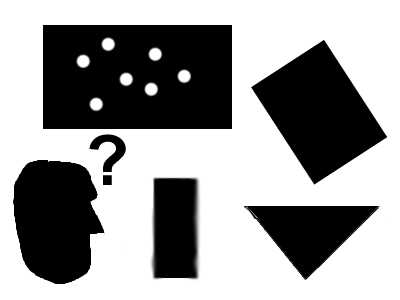
#> input picture OpenCV/data/pic1.png, 400 x 300 px, found by its file name
$ jupyter execute --allow-errors '6-Image Processing-Morphological Operations and histogram.ipynb'
#> lines starting #> are read from the running program, lines starting #| are printed output that depends on the picture; after the words box and inside, x2 and y2 are one past the last pixel; in counts of white or black regions, pixels touching at a corner belong together
# Morphological operations

1) erosion ya farsayesh
2) dilation ya varam kardan ya enbesat
3) closing
4) opening
5) gradient

[cell 1]
# baraye morphological operations behtar ast aval tasvir ra ba mabhase jalase pish threshold binary bedahim

# erosion ya farsayesh

[cell 2]
#cv2.erode()

[cell 3]
import cv2
import numpy as np
import matplotlib.pyplot as plt

img=cv2.imread("Neuron.jpg",0)

ret,thresh=cv2.threshold(img,25,255,cv2.THRESH_BINARY)
kernel=np.ones((3,3),np.uint8)
#> (the rest of this cell did not finish here and is left out)

[cell 4]
import cv2
import numpy as np
import matplotlib.pyplot as plt

img=cv2.imread("fingerprint-dilation.png",0)

ret,thresh=cv2.threshold(img,25,255,cv2.THRESH_BINARY)
kernel=np.ones((6,6),np.uint8)
#> (the rest of this cell did not finish here and is left out)

# dilation ya enbesat

[cell 5]
import cv2
import numpy as np
import matplotlib.pyplot as plt

img=cv2.imread("Neuron.jpg",0)

ret,thresh=cv2.threshold(img,25,255,cv2.THRESH_BINARY)
kernel=np.ones((5,5),np.uint8)
#> (the rest of this cell did not finish here and is left out)

[cell 6]
import cv2
import numpy as np
import matplotlib.pyplot as plt

img=cv2.imread("fingerprint-dilation.png",0)

ret,thresh=cv2.threshold(img,25,255,cv2.THRESH_BINARY)
kernel=np.ones((5,5),np.uint8)
#> (the rest of this cell did not finish here and is left out)

# closing

[cell 7]
import cv2
import numpy as np
import matplotlib.pyplot as plt

img=cv2.imread("cells_threshold.png",0)

ret,thresh=cv2.threshold(img,25,255,cv2.THRESH_BINARY)
kernel=np.ones((3,3),np.uint8)
#> (the rest of this cell did not finish here and is left out)

# opening

[cell 8]
import cv2
import numpy as np
import matplotlib.pyplot as plt

img=cv2.imread("cells_threshold.png",0)

ret,thresh=cv2.threshold(img,25,255,cv2.THRESH_BINARY)
kernel=np.ones((15,15),np.uint8)
#> (the rest of this cell did not finish here and is left out)

# gradient

[cell 9]
import cv2
import numpy as np
import matplotlib.pyplot as plt

img=cv2.imread("cells_threshold.png",0)

ret,thresh=cv2.threshold(img,25,255,cv2.THRESH_BINARY)
kernel=np.ones((15,15),np.uint8)
#> (the rest of this cell did not finish here and is left out)

[cell 10]
import cv2
import numpy as np
import matplotlib.pyplot as plt

img=cv2.imread(r"E:\my courses\courses\mine\ai\computer vision\Image processing-opencv\data\reading files\pic1.png",0)
#> img: shape (300, 400); min 0, max 255, mean 154.1

ret,thresh=cv2.threshold(img,25,255,cv2.THRESH_BINARY)
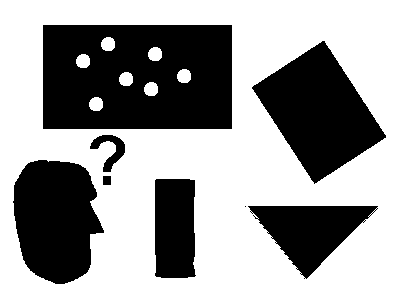
#> thresh: shape (300, 400); 61.4% white; 8 black regions (1 under 20 px), largest, box (x1, y1, x2, y2) and area: (43, 25, 232, 129) 18522, (252, 41, 386, 184) 9923, (13, 160, 104, 284) 8547
kernel=np.ones((5,5),np.uint8)
gradient=cv2.morphologyEx(thresh,cv2.MORPH_GRADIENT,kernel)
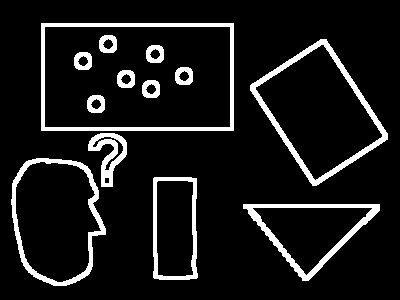
#> gradient: shape (300, 400); 9.7% white; 13 white regions, largest, box (x1, y1, x2, y2) and area: (41, 23, 234, 131) 2344, (250, 39, 388, 186) 2208, (11, 158, 106, 286) 1784

cv2.imshow("original",img)
#cv2.imshow("threshold",thresh)
cv2.imshow("opened",gradient)
cv2.waitKey(0)
cv2.destroyAllWindows()

# Histogram==> data az brightness va contrast

# histogram tasvir rangi

[cell 11]
import cv2
import numpy as np
import matplotlib.pyplot as plt

img=cv2.imread("Gyx1k.jpg")
color=('b','g','r')

#> (the rest of this cell did not finish here and is left out)

# histogram tasvir siah sefid ya grayscale

[cell 12]
import cv2
import numpy as np
import matplotlib.pyplot as plt

img=cv2.imread("xray1.jpg",0)
hist=cv2.calcHist([img],[0],None,[256],[0,256])
#> hist = 256 values from 0 to 0

plt.plot(hist)
plt.show()
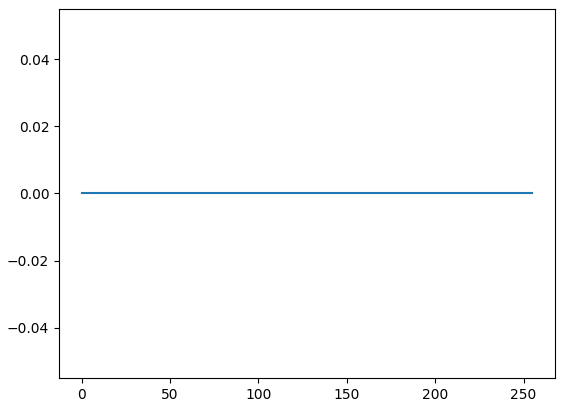
#> figure drawn by matplotlib, 1 panel
cv2.waitKey(0)
cv2.destroyAllWindows()
